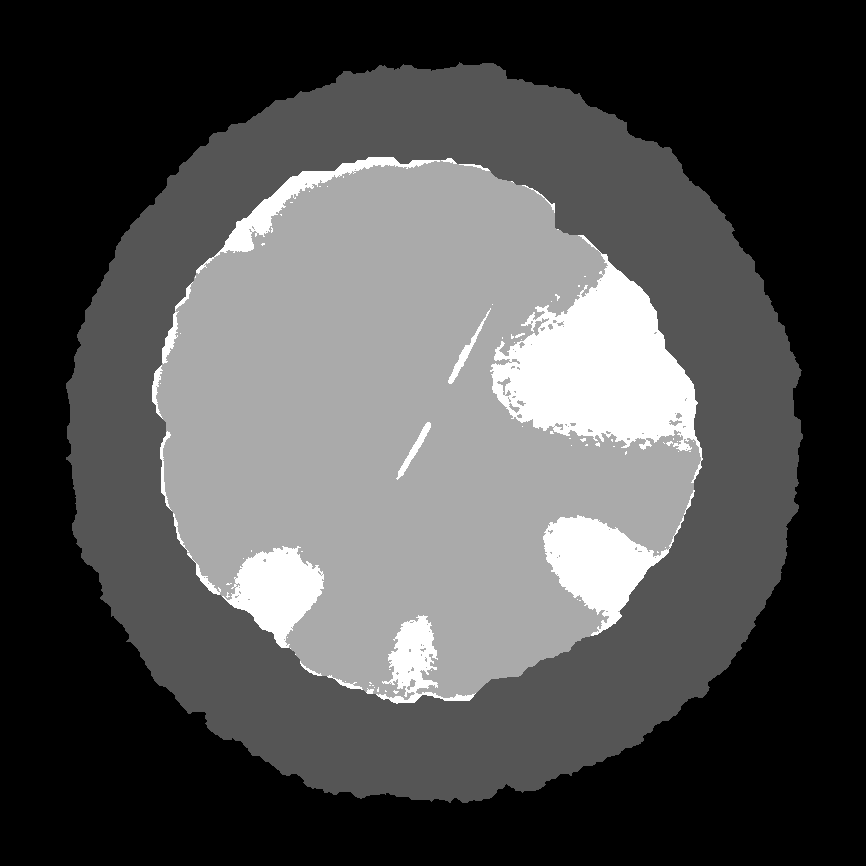
%> input picture vgg_unet/PRZEKROJE_ANNOTATIONS/K_000_005.png, 866 x 866 px
$ octave show_annot_imgs.m   (GNU Octave 9; MATLAB toolbox functions it lacks are replaced by stand-ins)
%> lines starting %> are read from the running program, lines starting %| are printed output that depends on the picture
img = imread('K_000_005.PNG');
%> img is the input picture: size 866x866 uint8; min 0, max 3, mean 0.926
x = unique(img);
%> x = [0; 1; 2; 3]
size_x = size(x, 1);
%> size_x = 4
img = img*floor(255/size_x);
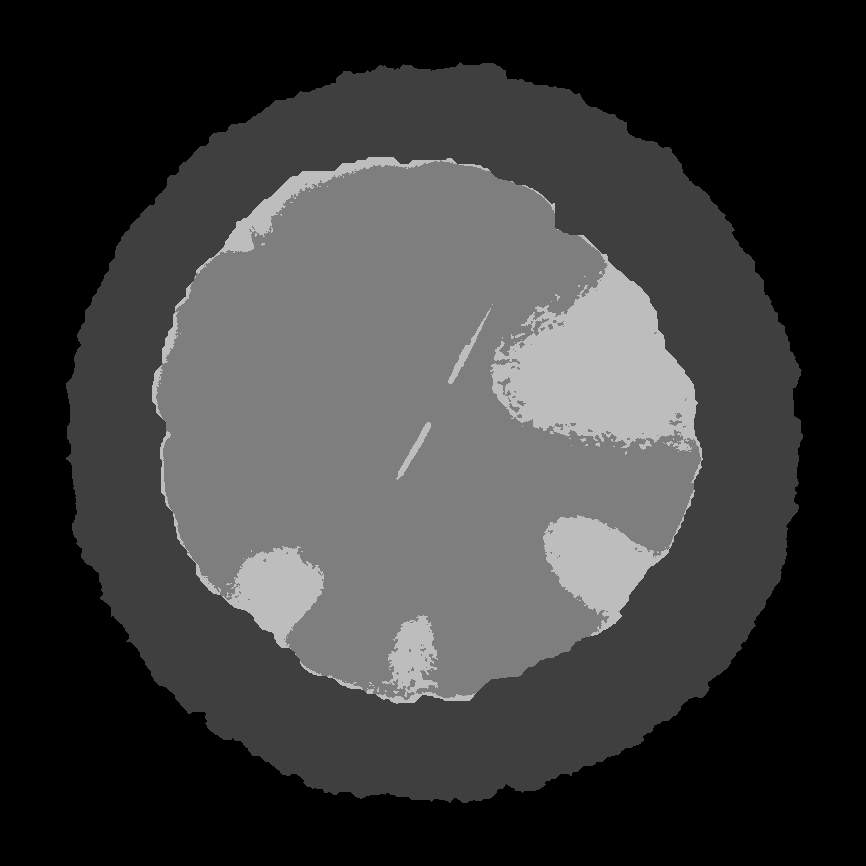
%> img: size 866x866 uint8; min 0, max 189, mean 58.3

figure()
imshow(img)

$ run again, with vgg_unet/PRZEKROJE_ANNOTATIONS/K_000_000.png copied over vgg_unet/PRZEKROJE_ANNOTATIONS/K_000_005.png
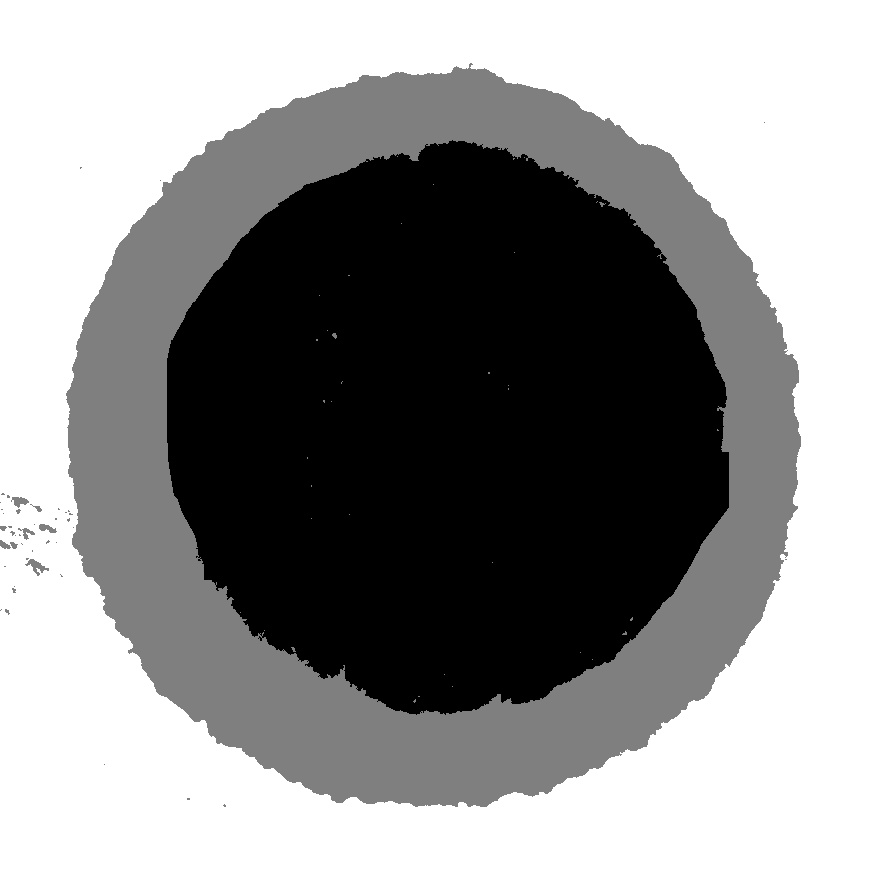
%> input picture vgg_unet/PRZEKROJE_ANNOTATIONS/K_000_000.png, 870 x 873 px
%> img is the input picture: size 873x870x3 uint8; min 0, max 2, mean 1.12
%> x = [0; 1; 2]
%> size_x = 3
%> `img = img*floor(255/size_x);`:
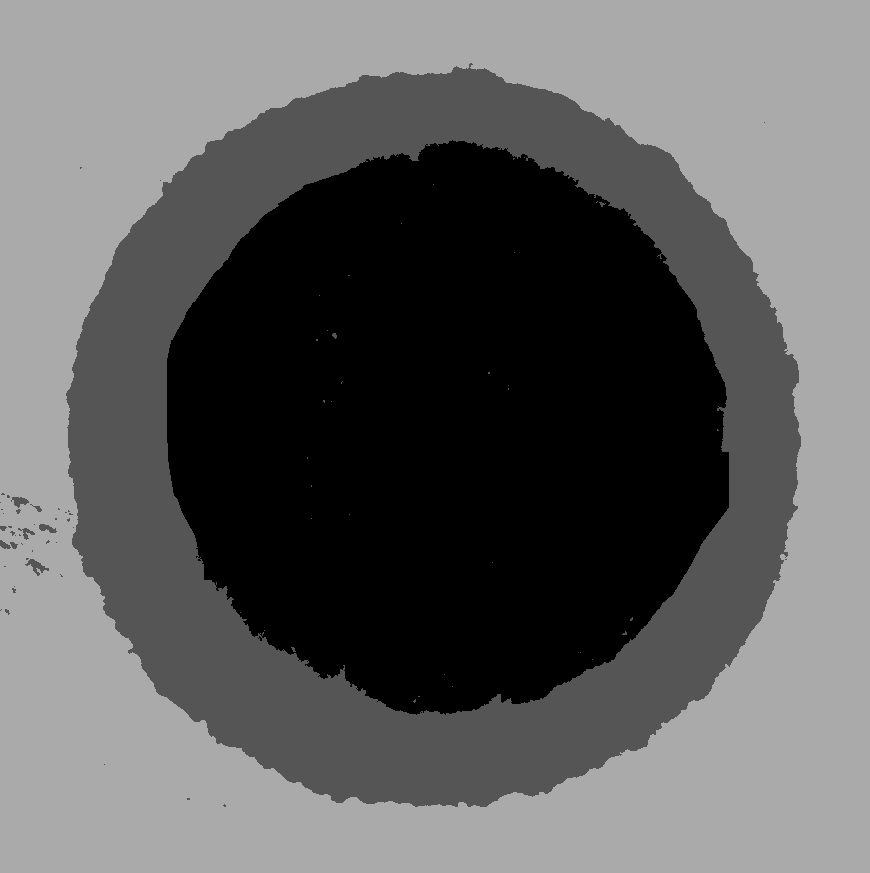
%> img: size 873x870x3 uint8; min 0, max 170, mean 94.9

$ run again, with vgg_unet/PRZEKROJE_ANNOTATIONS/K_000_001.png copied over vgg_unet/PRZEKROJE_ANNOTATIONS/K_000_005.png
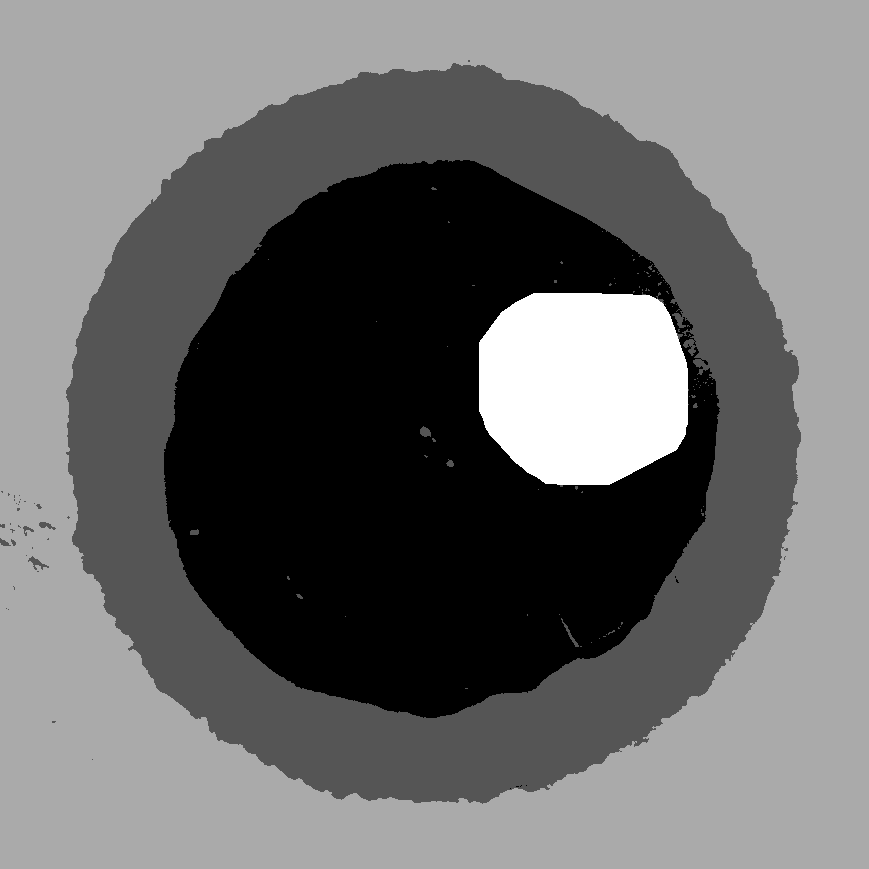
%> input picture vgg_unet/PRZEKROJE_ANNOTATIONS/K_000_001.png, 869 x 869 px
%> img is the input picture: size 869x869x3 uint8; min 0, max 3, mean 1.27
%> x = [0; 1; 2; 3]
%> size_x = 4
%> `img = img*floor(255/size_x);`:
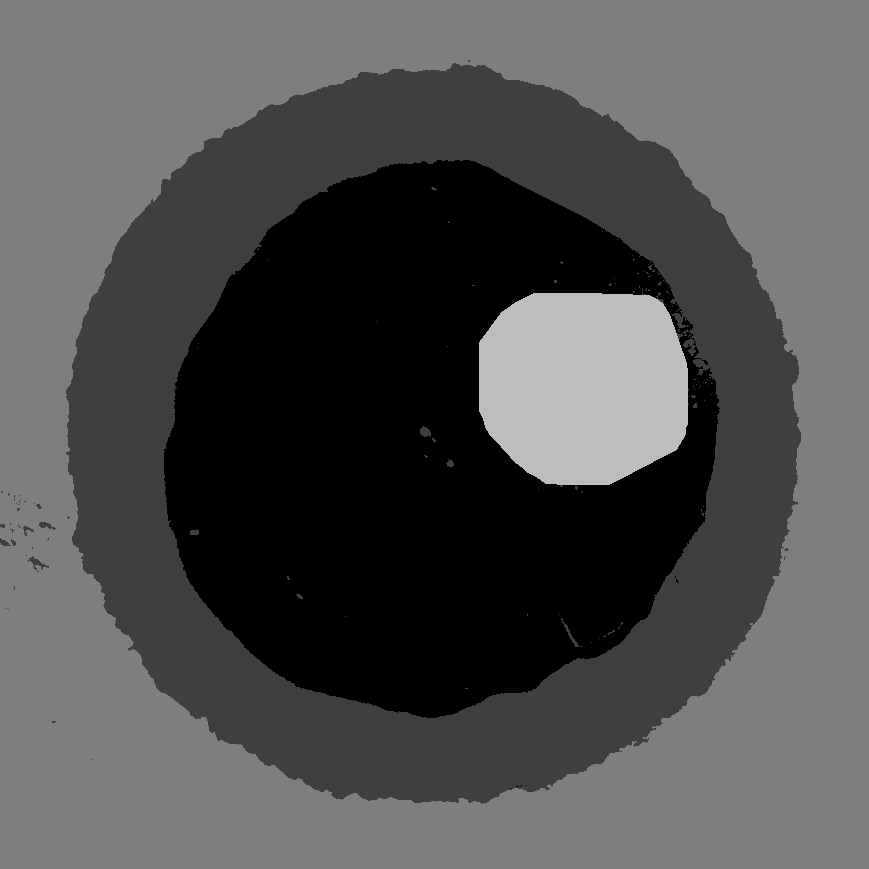
%> img: size 869x869x3 uint8; min 0, max 189, mean 79.8
